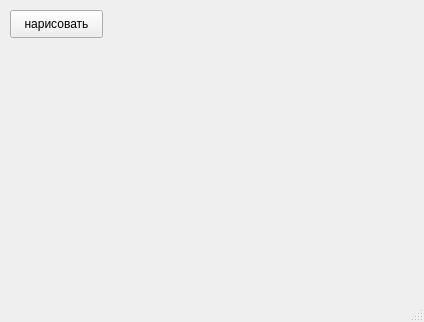
<?xml version="1.0" encoding="UTF-8"?>
<ui version="4.0">
 <class>MainWindow</class>
 <widget class="QMainWindow" name="MainWindow">
  <property name="geometry">
   <rect>
    <x>0</x>
    <y>0</y>
    <width>424</width>
    <height>322</height>
   </rect>
  </property>
  <property name="windowTitle">
   <string>MainWindow</string>
  </property>
  <widget class="QWidget" name="centralwidget">
   <widget class="QPushButton" name="qwe">
    <property name="geometry">
     <rect>
      <x>10</x>
      <y>10</y>
      <width>93</width>
      <height>28</height>
     </rect>
    </property>
    <property name="text">
     <string>нарисовать</string>
    </property>
   </widget>
  </widget>
  <widget class="QMenuBar" name="menubar">
   <property name="geometry">
    <rect>
     <x>0</x>
     <y>0</y>
     <width>424</width>
     <height>26</height>
    </rect>
   </property>
  </widget>
  <widget class="QStatusBar" name="statusbar"/>
 </widget>
 <resources/>
 <connections/>
</ui>
